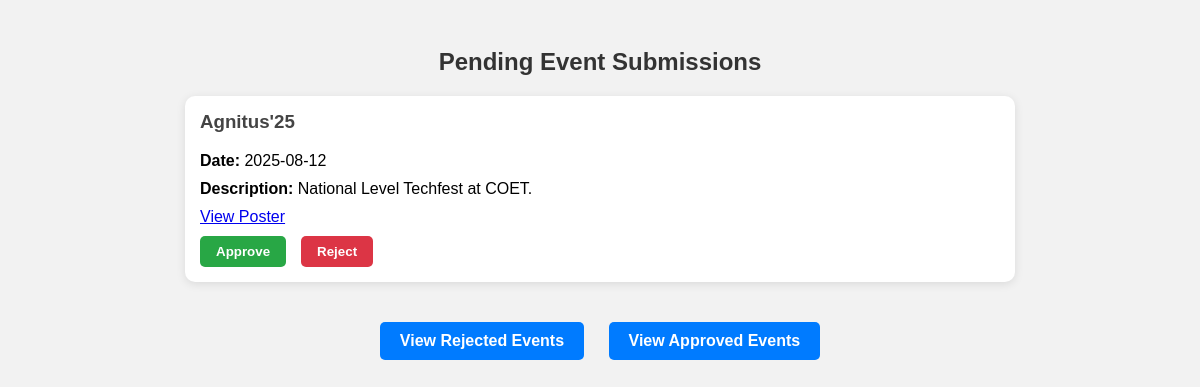
Screenshot of /fetchpending.php with the database file from the repository.
### tables this page shows
CREATE TABLE `pending_events` (
  `id` int(11) NOT NULL,
  `student_id` int(11) DEFAULT NULL,
  `event_title` varchar(255) NOT NULL,
  `event_description` text DEFAULT NULL,
  `event_date` date DEFAULT NULL,
  `file_path` varchar(255) DEFAULT NULL,
  `status` varchar(20) DEFAULT 'pending',
  `created_at` timestamp NOT NULL DEFAULT current_timestamp()
);

### fetchpending.php (the view, shortened to what this page needs)
<?php
require 'Dbconnection.php';
try {
    $stmt = $conn->prepare("SELECT * FROM pending_events WHERE status = 'pending' ORDER BY id DESC");
    $stmt->execute();
    $events = $stmt->fetchAll(PDO::FETCH_ASSOC);
} catch (PDOException $e) {
    die("Error fetching events: " . $e->getMessage());
}
?>
<!DOCTYPE html>
<html lang="en">
<head>
</head>
<body>
  <h2>Pending Event Submissions</h2>
  <?php if ($events): ?>
    <?php foreach ($events as $event): ?>
      <div class="event-container">
        <h3><?= htmlspecialchars($event['event_title']) ?></h3>
        <div class="event-info"><strong>Date:</strong> <?= htmlspecialchars($event['event_date']) ?></div>
        <div class="event-info"><strong>Description:</strong> <?= nl2br(htmlspecialchars($event['event_description'])) ?></div>
        <?php if (!empty($event['file_path'])): ?>
          <div class="event-info">
            <a href="<?= htmlspecialchars($event['file_path']) ?>" target="_blank">View Poster</a>
          </div>
        <?php endif; ?>
        <div class="event-actions">
          <form method="POST" action="approveevent.php">
            <button class="approve-btn" type="submit">Approve</button>
          </form>
          <form method="POST" action="rejectevent.php">
            <button class="reject-btn" type="submit">Reject</button>
          </form>
        </div>
      </div>
    <?php endforeach; ?>
  <?php else: ?>
    <p style="text-align: center;">No pending events found.</p>
  <?php endif; ?>
  <div class="navigation-buttons">
    <a href="Rejectedevents.php">View Rejected Events</a>
    <a href="Approvedevents.php">View Approved Events</a>
  </div>
</body>
</html>

### fetchpending.php (style rules this page uses)
body { font-family: Arial, sans-serif; background: #f2f2f2; padding: 20px; }
h2 { text-align: center; color: #333; }
.event-container { background: #fff; border-radius: 10px; padding: 15px; margin: 15px auto; max-width: 800px; box-shadow: 0 2px 10px rgba(0, 0, 0, 0.1); }
.event-container h3 { color: #444; margin-top: 0; }
.event-info { margin-bottom: 10px; }
.event-actions { display: flex; gap: 15px; }
.event-actions form { display: inline-block; }
.event-actions button { padding: 8px 16px; border: none; border-radius: 5px; color: #fff; cursor: pointer; font-weight: bold; }
.approve-btn { background-color: #28a745; }
.reject-btn { background-color: #dc3545; }
.navigation-buttons { text-align: center; margin-top: 40px; }
.navigation-buttons a { display: inline-block; padding: 10px 20px; margin: 0 10px; background-color: #007bff; color: white; text-decoration: none; border-radius: 5px; font-weight: bold; }

### rows the page displays
pending_events: event_title "Agnitus'25", event_date "2025-08-12", event_description "National Level Techfest at COET."
